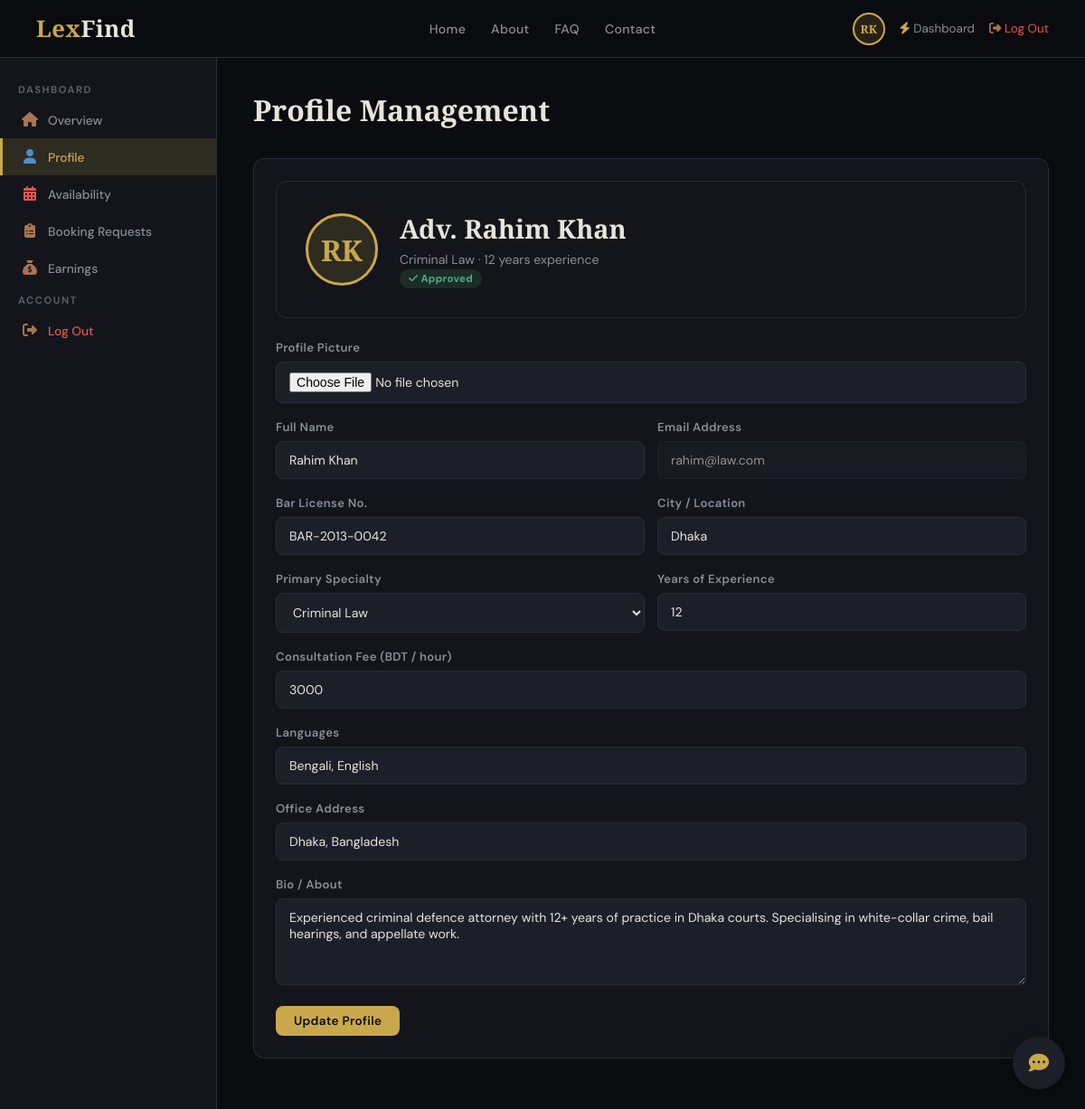
Page /advisor/profile.php (signed in) on the committed database.
### tables this page shows
CREATE TABLE users (
  id                    INT AUTO_INCREMENT PRIMARY KEY,
  first_name            VARCHAR(100) NOT NULL,
  last_name             VARCHAR(100) NOT NULL,
  email                 VARCHAR(150) NOT NULL UNIQUE,
  phone                 VARCHAR(30)  DEFAULT NULL,
  password_hash         VARCHAR(255) NOT NULL,
  role                  ENUM('client','advisor','admin') NOT NULL DEFAULT 'client',
  address               VARCHAR(255) DEFAULT NULL,
  status                ENUM('active','suspended') NOT NULL DEFAULT 'active',
  is_verified           TINYINT(1) NOT NULL DEFAULT 1,
  avatar                VARCHAR(255) DEFAULT NULL,
  verification_token    VARCHAR(64) DEFAULT NULL,
  verification_expires  DATETIME DEFAULT NULL,
  created_at            TIMESTAMP DEFAULT CURRENT_TIMESTAMP,
  UNIQUE KEY uniq_verification_token (verification_token)
);

CREATE TABLE advisor_profiles (
  id                INT AUTO_INCREMENT PRIMARY KEY,
  user_id           INT NOT NULL UNIQUE,
  specialty         VARCHAR(100) NOT NULL,
  bar_license       VARCHAR(100) DEFAULT NULL,
  bar_id_card       VARCHAR(255) DEFAULT NULL,    
  years_exp         INT DEFAULT 0,
  fee               DECIMAL(10,2) DEFAULT 0,
  languages         VARCHAR(255) DEFAULT 'Bengali, English',
  bio               TEXT,
  tags              VARCHAR(255) DEFAULT NULL,    
  location          VARCHAR(150) DEFAULT 'Dhaka',
  session_duration  INT DEFAULT 60,        
  buffer_minutes    INT DEFAULT 15,
  approval_status   ENUM('pending','approved','rejected') NOT NULL DEFAULT 'pending',
  rating_avg        DECIMAL(3,2) DEFAULT 0,
  rating_count      INT DEFAULT 0,
  created_at        TIMESTAMP DEFAULT CURRENT_TIMESTAMP,
  FOREIGN KEY (user_id) REFERENCES users(id) ON DELETE CASCADE
);

### advisor/profile.php (the view, shortened to what this page needs)
<?php
require_once __DIR__ . '/../includes/auth.php';
$u = requireLogin('advisor');
$db = getDB();
$stmt = $db->prepare('SELECT * FROM users WHERE id = ?');
$stmt->execute([$u['id']]);
$user = $stmt->fetch();
$stmt = $db->prepare('SELECT * FROM advisor_profiles WHERE user_id = ?');
$stmt->execute([$u['id']]);
$ap = $stmt->fetch();
$badgeMap = ['approved' => ['badge-green', '<i class="fa-solid fa-check"></i> Approved'], 'pending' => ['badge-gold', '<i class="fa-solid fa-hourglass-half"></i> Pending Approval'], 'rejected' => ['badge-red', '<i class="fa-solid fa-xmark"></i> Rejected']];
[$badgeCls, $badgeLabel] = $badgeMap[$ap['approval_status']] ?? ['badge-gold', 'Pending'];
include __DIR__ . '/../includes/header.php';
include __DIR__ . '/../includes/dash-nav.php';
?>
<div class="dash-header"><h2>Profile Management</h2></div>
<div class="card-box">
  <div class="profile-header" style="margin-bottom:24px">
    <?= avatarImg($user['avatar'] ?? null, $user['first_name'], $user['last_name'], 'profile-avatar-lg') ?>
    <div class="profile-info">
      <h2>Adv. <?= h($user['first_name'] . ' ' . $user['last_name']) ?></h2>
      <p><?= h($ap['specialty']) ?> Law · <?= (int)$ap['years_exp'] ?> years experience</p>
      <span class="badge <?= $badgeCls ?>"><?= $badgeLabel ?></span>
    </div>
  </div>
  <form method="post" action="profile.php" enctype="multipart/form-data">
    <div class="form-group"><label>Profile Picture</label><input type="file" name="avatar" accept="image/jpeg,image/png,image/webp"/></div>
    <div class="form-row">
      <div class="form-group"><label>Full Name</label><input type="text" name="full_name" value="<?= h($user['first_name'] . ' ' . $user['last_name']) ?>"/></div>
      <div class="form-group"><label>Email Address</label><input type="email" value="<?= h($user['email']) ?>" disabled style="opacity:0.6;cursor:not-allowed"/></div>
    </div>
    <div class="form-row">
      <div class="form-group"><label>Bar License No.</label><input type="text" name="bar_license" value="<?= h($ap['bar_license'] ?? '') ?>"/></div>
      <div class="form-group"><label>City / Location</label><input type="text" name="location" value="<?= h($ap['location'] ?? '') ?>" placeholder="e.g. Moulvibazar"/></div>
    </div>
    <div class="form-row">
      <div class="form-group"><label>Primary Specialty</label>
        <select name="specialty">
          <?php foreach (['Criminal','Civil','Family','Corporate','Property','Immigration','Labour','Tax'] as $sp): ?>
            <option value="<?= h($sp) ?>" <?= $ap['specialty'] === $sp ? 'selected' : '' ?>><?= h($sp) ?> Law</option>
          <?php endforeach; ?>
        </select>
      </div>
      <div class="form-group"><label>Years of Experience</label><input type="number" name="years_exp" min="0" value="<?= (int)$ap['years_exp'] ?>"/></div>
    </div>
    <div class="form-group"><label>Consultation Fee (BDT / hour)</label><input type="number" name="fee" min="0" value="<?= (float)$ap['fee'] ?>"/></div>
    <div class="form-group"><label>Languages</label><input type="text" name="languages" value="<?= h($ap['languages'] ?? '') ?>"/></div>
    <div class="form-group"><label>Office Address</label><input type="text" name="address" value="<?= h($user['address'] ?? '') ?>" placeholder="e.g. House 12, Road 5, Dhanmondi, Dhaka"/></div>
    <div class="form-group"><label>Bio / About</label><textarea rows="4" name="bio"><?= h($ap['bio'] ?? '') ?></textarea></div>
    <button class="btn btn-gold" type="submit">Update Profile</button>
  </form>
</div>
</div></div>
<?php include __DIR__ . '/../includes/dash-footer.php'; ?>

### includes/auth.php (shortened to what this page needs)
<?php
function h($s) {
    return htmlspecialchars((string)$s, ENT_QUOTES, 'UTF-8');
}
function initialsOf(string $first, string $last): string {
    return strtoupper(substr($first, 0, 1) . substr($last, 0, 1));
}
function avatarImg(?string $avatar, string $firstName, string $lastName, string $class): string {
    return '<div class="' . h($class) . '">' . h(initialsOf($firstName, $lastName)) . '</div>';
}

### assets/css/style.css (style rules this page uses)
:root { --bg: #0b0c0f; --surface: #13151a; --surface2: #1c1f27; --border: #2a2d38; --gold: #c9a84c; --gold-light: #e8c97a; --gold-dim: rgba(201,168,76,0.15); --text: #e8e4dc; --text-muted: #8a8d99; --text-dim: #5a5d6a; --red: #e05555; --green: #4caf82; --blue: #4c8fcf; --radius: 12px; --radius-sm: 8px; --shadow: 0 4px 32px rgba(0,0,0,0.5); }
* { margin:0; padding:0; box-sizing:border-box; }
html { scroll-behavior: smooth; }
body { font-family: 'DM Sans', sans-serif; background: var(--bg); color: var(--text); min-height: 100vh; overflow-x: hidden; padding-top: 64px; }
h1,h2,h3,h4 { font-family: 'Cormorant Garamond', serif; }
.btn { display:inline-flex; align-items:center; gap:6px; padding:8px 20px; border-radius:var(--radius-sm); font-size:0.85rem; font-weight:600; cursor:pointer; border:none; transition:all 0.2s; text-decoration:none; font-family:'DM Sans',sans-serif; letter-spacing:0.3px; }
.btn-gold { background:var(--gold); color:#0b0c0f; }
.user-avatar { width:36px; height:36px; border-radius:50%; background:var(--gold-dim); border:2px solid var(--gold); cursor:pointer; display:flex; align-items:center; justify-content:center; font-size:0.8rem; font-weight:700; color:var(--gold); font-family:'Cormorant Garamond',serif; }
.form-group { margin-bottom:18px; }
.form-group label { display:block; font-size:0.82rem; font-weight:600; color:var(--text-muted); margin-bottom:7px; letter-spacing:0.3px; }
.form-group input, .form-group select, .form-group textarea { width:100%; padding:11px 14px; background:var(--surface2); border:1px solid var(--border); border-radius:var(--radius-sm); color:var(--text); font-size:0.88rem; font-family:'DM Sans',sans-serif; outline:none; transition:border-color 0.2s; }
.form-group select option { background:var(--surface2); }
.form-row { display:grid; grid-template-columns:1fr 1fr; gap:14px; }
.dash-header { margin-bottom:32px; }
.dash-header h2 { font-size:2rem; margin-bottom:6px; }
.card-box { background:var(--surface); border:1px solid var(--border); border-radius:var(--radius); padding:24px; margin-bottom:20px; }
.badge { display:inline-block; padding:3px 10px; border-radius:999px; font-size:0.72rem; font-weight:700; letter-spacing:0.3px; }
.badge-green { background:rgba(76,175,130,0.15); color:var(--green); }
.profile-header { background:var(--surface); border:1px solid var(--border); border-radius:var(--radius); padding:32px; display:flex; gap:24px; align-items:center; margin-bottom:24px; }
.profile-avatar-lg { width:80px; height:80px; border-radius:50%; background:var(--gold-dim); border:3px solid var(--gold); display:flex; align-items:center; justify-content:center; font-family:'Cormorant Garamond',serif; font-size:2rem; font-weight:700; color:var(--gold); flex-shrink:0; }
.profile-info h2 { font-size:1.8rem; margin-bottom:6px; }
.profile-info p { color:var(--text-muted); font-size:0.88rem; }
:root { --icon-brown: #a9744f; }

### rows in the picture
users: initialsOf($firstName, $lastName) "RK RK", first_name+last_name "Rahim Khan", full_name "Rahim Khan", email "rahim@law.com", address "Dhaka, Bangladesh"
advisor_profiles: specialty "Criminal", years_exp "12", bar_license "BAR-2013-0042", location "Dhaka", fee "3000", languages "Bengali, English", bio "Experienced criminal defence attorney with 12+ years of practice in Dhaka courts. Specialising in white-collar crime, bail hearings, and appellate work."

### other values in the picture
$badgeLabel "Approved"
form field specialty "Criminal Law"
